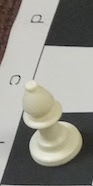
#> input picture ChessPieceClassification/TestingData/ChessCV/bishop/20160531_202821 copy 2.jpg, 93 x 186 px
$ python -i BoardDetection.py   (imports and definitions only)
#> lines starting #> are read from the running program, lines starting #| are printed output that depends on the picture
"""
This class is responsible for detecting the board and segments it into squares.
"""
from Common.Common import *

#convert image to grayscale
def toGray(img):
    gray_img = rgb2gray(img)
    return gray_img

def autoThreshold(grey_image):
    # apply Otsu's automatic thresholding
    highthresh = threshold_otsu(grey_image)*0.5
    lowthresh = highthresh * 0.5

    return lowthresh,highthresh

#canny edge detection
def cannyEdge(img):
    LT ,HT = autoThreshold(img)
    edges = feature.canny(img ,sigma = math.sqrt(2), low_threshold =LT ,high_threshold=HT)
    #edges = feature.canny(img ,sigma = math.sqrt(2), low_threshold = 0.0188*5 ,high_threshold=0.0469*5 )
    return edges


#hough transform to detect lines
def houghTransform(img, lineOrientation):
    #H :hough transform accumulator (hough space)
    #theta: array of angles
    #d: array of distances
    #tested_angles = np.linspace(-np.pi / 2, np.pi / 2, 180, endpoint=False)
    if (lineOrientation == 0):
        tested_angles = np.linspace(0, np.pi / 2, 180, endpoint=False)
    else:
        tested_angles = np.linspace(-np.pi/2, 0, 180, endpoint=False)
    H, theta, d = transform.hough_line(img , theta=tested_angles)
    return H, theta, d

#Extract peaks from hough transform accumulator
def extractPeaks(H, theta, d):
    #parameters:
    #threshold: Minimum intensity of peaks. Default is 0.5 * max(hspace).
    #min_distance (int) :Minimum distance separating lines (maximum filter size for first dimension of hough space)
    #min_angle (int) :Minimum angle separating lines (maximum filter size for second dimension of hough space).
    #num_peaks (int) :Maximum number of peaks. Default is the total number of peaks in hspace.
    threshold = math.ceil(0.005 * np.max(H))
    min_distance =math.ceil(H.shape[0]/70)
    min_angle = 0 #math.ceil(H.shape[1]/70)
    num_peaks = 30
    accums, angles, dists = transform.hough_line_peaks(H, theta, d,
    threshold=threshold, min_distance=min_distance, min_angle=min_angle, num_peaks=num_peaks)
    return accums, angles, dists

#drawing the detected lines on the image
# [72 lines left out: functions drawLines, drawHoughSpace, lineClustering, drawClusters, getLineEquation, not called in this run]

# [20 lines of commented-out code are left out]

def outlierElimination(angles, dists, threshold_factor):
    # get mean angle for all lines
    # if difference between line angle and mean angle is greater than threshold
    # then remove the line
    meanAngle = np.mean(angles)
    #threshold = avg difference between  line angle and mean angle
    threshold = threshold_factor * np.mean(np.abs(angles - meanAngle))
    # print("mean angle", meanAngle)
    # print("threshold", threshold)
    newAngles = []
    newDists = []
    for angle, dist in zip(angles, dists):
        diff = abs(angle - meanAngle)
        #print("diff", diff)
        if diff < threshold:
            newAngles.append(angle)
            newDists.append(dist)
    return newAngles, newDists

# outlier lines elimination
# [57 lines left out: functions outlierElimination2, shiftLines, getLineEndpoints, not called in this run]

def sortLines5(angles,dists,imgShape):
    horizontalLines = []
    verticalLines = []
    # get all lines intersecting with first line
    # if intersection point is in the image then it is a horizontal line
    # else it is a vertical line

    # get a line in the middle of the image
    num_lines = len(angles)
    fisrtlineIndex = int(num_lines/4)
    firstLine = [angles[fisrtlineIndex],dists[fisrtlineIndex]]
    m1,c1 = convertToYMXB(firstLine[0],firstLine[1])
    verticalLines.append(firstLine)
    # get all lines intersecting with first line

    for i in range(0,len(angles)):
        if i == fisrtlineIndex:
            continue
        m2,c2 = convertToYMXB(angles[i],dists[i])
        #calculate intersection point
        if m1 == math.inf:
            x = c1
            y = m2*x + c2
        elif m2 == math.inf:
            x = c2
            y = m1*x + c1
        else:
            x = (c2-c1)/(m1-m2)
            y = m1*x + c1
        # check if intersection point is in the image
        if x > imgShape[1]*0 and x < imgShape[1] and y > imgShape[0]*0 and y < imgShape[0]:
            horizontalLines.append([angles[i],dists[i]])
        else:
            verticalLines.append([angles[i],dists[i]])
    return horizontalLines, verticalLines

def convertToYMXB(angle, dist):
    # convert to y=mx+b
    # m = -(cos(theta)/sin(theta)))
    if math.sin(angle) == 0:
        return math.inf,math.inf
    m = -(math.cos(angle)/math.sin(angle))
    c = dist/math.sin(angle)
    return m,c

def removeRepeatedLines(angles,dists,imgShape):
    # calculate the angle between each line and its nearest line
    # if the angle is less than 10 degrees, then remove the line
    newAngles = []
    newDists = []
    linesNum = len(angles)
    clusters = []
    lines = []
    for i in range(len(angles)):
        lines.append([angles[i],dists[i]])

    for i in range(len(lines)):
        # remove line from lines
        if len(lines) == 0:
            break
        line = lines[0]
        lines.remove(line)
        cluster = []
        cluster.append(line)
        m1,c1 = convertToYMXB(line[0],line[1])
        minAngleAllowed = 0.0174533 * 7 # 1 degree
        for line2 in lines:
            m2,c2 = convertToYMXB(line2[0],line2[1])
            # calculate point of intersection of 2 lines
            if m1 == m2:
                continue
            x = (c2-c1)/(m1-m2)
            y = m1*x + c1
            # check if angle is inside the image
            if x < 0 or x > imgShape[1] or y < 0 or y > imgShape[0]:
                continue
            if 1+m1*m2 == 0:
                angle = math.pi/2
            else:
                angle = float(math.atan((m2-m1)/(1+m1*m2)))
            if abs(angle) < minAngleAllowed:
                #print("angle: " + str(angle) + " minAngleAllowed: " + str(minAngleAllowed))
                cluster.append(line2)
                lines.remove(line2)
        clusters.append(cluster)

    for cluster in clusters:
        newAngles.append(cluster[0][0])
        newDists.append(cluster[0][1])


    print("num of lines removed: " + str(len(angles) - len(newAngles)))
    return newAngles, newDists


# Sort lines
def sortLines(lines, originalImgSize):

    # center: tuple of center row and center column
    center = (originalImgSize[0] / 2, originalImgSize[1] / 2)

    thetas = lines[0, :]
    rhos = lines[1, :]

    linesCount = lines.shape[0]

    verLinesCount = np.sum(np.abs(thetas) < 45)

    if verLinesCount / linesCount > 0.5:
        dist = (-np.sin(np.deg2rad(thetas)) * center[0] + rhos) / np.cos(np.deg2rad(thetas)) - center[1] # vertical lines
    else:
        dist = (-np.cos(np.deg2rad(thetas)) * center[1] + rhos) / np.sin(np.deg2rad(thetas)) - center[0] # horizontal lines

    indexes_dists = sorted(list(enumerate(dist)), key = lambda val: val[1])
    indexes = [index for index, dist in indexes_dists]

    return lines[:, indexes]

def findHoughIntersections(horLines, verLines):
    horLinesCount = horLines.shape[1]
    verLinesCount = verLines.shape[1]

    # Contain all intersection points between the passed lines (horizontal, vertical)
    xIntersections = np.zeros((horLinesCount, verLinesCount))
    yIntersections = np.zeros((horLinesCount, verLinesCount))

    for i in range(horLinesCount):
        rho1 = horLines[1, i]
        theta1 = horLines[0, i]

        horLine = np.array([[np.cos(np.deg2rad(theta1))], [np.sin(np.deg2rad(theta1))], [-rho1]])

        for j in range(verLinesCount):
            rho2 = verLines[1, j]
            theta2 = verLines[0, j]

            verLine = np.array([[np.cos(np.deg2rad(theta2))], [np.sin(np.deg2rad(theta2))], [-rho2]])
            intersection = np.cross(horLine, verLine, axis=0) # get cross product of lines to get the intersection point
            intersection /= intersection[2, 0] # convert from 3D point to 2D point

            xIntersections[i, j] = intersection[0]
            yIntersections[i, j] = intersection[1]
    return (xIntersections, yIntersections)

def createReferenceIntersections(imgSize):
    xPoints = np.array([list(range(9))] * 9) * (imgSize / 8) + 1
    yPoints = np.transpose(xPoints)

    return (xPoints, yPoints)

# [7 lines left out: function transfrom, not called in this run]

def geoTransformation(xRef, yRef, xIntersections, yIntersections):
    cornersRef = np.array([
        [xRef[0, 0], yRef[0, 0]],
        [xRef[0, -1], yRef[0, -1]],
        [xRef[-1, -1], yRef[-1, -1]],
        [xRef[-1, 0], yRef[-1, 0]]
    ])


    minDist = 10
    bestMatchesCount = 0
    bestAverageError = 1e10
    bestCorners = None


    horLinesCount = xIntersections.shape[0]
    verLinesCount = xIntersections.shape[1]

    roundedHor = round(horLinesCount * 0.6)
    roundedVer = round(verLinesCount * 0.6)

    for i1 in range(min(roundedHor, horLinesCount)):
        for i2 in range(horLinesCount - 1, max(horLinesCount - roundedHor, i1 + 8) - 1, -1):
            for j1 in range(min(roundedVer, verLinesCount)):
                for j2 in range(verLinesCount - 1, max(verLinesCount - roundedVer, j1 + 8) - 1, -1):

                    if i1 == i2 or j1 == j2: continue


                    corners = np.array([
                        [xIntersections[i1, j1], yIntersections[i1, j1]],
                        [xIntersections[i1, j2], yIntersections[i1, j2]],
                        [xIntersections[i2, j2], yIntersections[i2, j2]],
                        [xIntersections[i2, j1], yIntersections[i2, j1]]
                    ])

                    dist1 = corners[1] - corners[0]
                    dist2 = corners[2] - corners[0]
                    if dist1[0] * dist2[1] - dist1[1] * dist2[0] < 0:
                        corners[1], corners[3] = corners[3].copy(), corners[1].copy()

                    cornersMag = corners[:, 0] ** 2 + corners[:, 1] ** 2
                    index = [index for index, corner in enumerate(cornersMag) if corner == min(cornersMag)][0]
                    corners = np.roll(corners, -index, axis = 0)

                    transformation = transform.ProjectiveTransform()
                    transformation.estimate(corners, cornersRef)

                    xIntersectionsFlattened = xIntersections.flatten(order = 'F')
                    yIntersectionsFlattened = yIntersections.flatten(order = 'F')
                    xRefFlattened = xRef.flatten(order = 'F')
                    yRefFlattened = yRef.flatten(order = 'F')

                    xIntersectionsFlattened.resize((len(xIntersectionsFlattened), 1))
                    yIntersectionsFlattened.resize((len(yIntersectionsFlattened), 1))

                    xRefFlattened.resize((len(xRefFlattened), 1))
                    yRefFlattened.resize((len(yRefFlattened), 1))

                    intersections = transfrom(transformation.params.transpose(), xIntersectionsFlattened, yIntersectionsFlattened)
                    intersectionsRef = (xRefFlattened, yRefFlattened)

                    intersections = np.array(list(zip(intersections[0].flatten(), intersections[1].flatten())))
                    intersectionsRef = np.array(list(zip(intersectionsRef[0].flatten(), intersectionsRef[1].flatten())))

                    points = 1e6 * np.ones((intersectionsRef.shape[0], 1))
                    for i in range(intersectionsRef.shape[0]):
                        x = intersectionsRef[i, 0]
                        y = intersectionsRef[i, 1]
                        d = np.sqrt((x - intersections[:, 0]) ** 2 + (y - intersections[:, 1]) ** 2)
                        points[i] = np.min(d)

                    matchesCount = np.sum(points < minDist)
                    averageError = np.mean(points[points < minDist])

                    if matchesCount < bestMatchesCount: continue
                    if matchesCount == bestMatchesCount and averageError > bestAverageError: continue

                    bestAverageError = averageError
                    bestMatchesCount = matchesCount
                    bestCorners = corners

    return bestCorners, bestAverageError, bestMatchesCount

def calcIntersections(corners):
    dist1 = corners[1] - corners[0]
    dist2 = corners[2] - corners[0]

    if dist1[0] * dist2[1] - dist1[1] * dist2[0] < 0:
        corners[1], corners[3] = corners[3].copy(), corners[1].copy()


    correctedCorners = corners
    correctedCorners = correctedCorners[:, 0] ** 2 + correctedCorners[:, 1] ** 2
    indecies = [index for index, corner in enumerate(correctedCorners) if corner == min(correctedCorners)]
    index = indecies[0]
    correctedCorners = np.roll(corners, -index, axis=0)

    xIntersectionsRef = np.array([list(range(9))] * 9) * 1 + 1
    yIntersectionsRef = np.transpose(xIntersectionsRef)

    cornersRef = np.array([
        [1, 1],
        [9, 1],
        [9, 9],
        [1, 9]
    ])


    transformation = transform.ProjectiveTransform()
    transformation.estimate(cornersRef, correctedCorners)

    xIntersectionsRefFlattened = xIntersectionsRef.flatten(order='F')
    yIntersectionsRefFlattened = yIntersectionsRef.flatten(order='F')

    intersections = np.array(list(zip(xIntersectionsRefFlattened, yIntersectionsRefFlattened, np.ones((len(yIntersectionsRefFlattened), 1)))), dtype = 'object')

    transformed = np.matmul(transformation.params, intersections.transpose())
    intersections = np.zeros((2, len(yIntersectionsRefFlattened)))
    intersections[0, :] = transformed[0, :] / transformed[2, :]
    intersections[1, :] = transformed[1, :] / transformed[2, :]

    return intersections

# [11 lines left out: functions writeCorners, writeIntersections, not called in this run]

def detectBoard(img, plot=False):
    """
    This function is responsible for detecting the board.
    :return: The detected board.
    """
    imgSize = img.shape

    processing_img = img
    copy_img = processing_img.copy()
    gray_img = toGray(processing_img)

    edges = cannyEdge(gray_img)

    H, theta, d = transform.hough_line(edges)
    H1, theta1, d1 = houghTransform(edges,1) #1 for vertical lines
    H2, theta2, d2 = houghTransform(edges,0) #0 for horizontal lines

    accums1, angles1, dists1 = extractPeaks(H1, theta1, d1)
    accums2,angles2, dists2 = extractPeaks(H2,theta2,d2)

    #combine accums , angles and dists
    accums = np.concatenate((accums1,accums2))
    angles = np.concatenate((angles1,angles2))
    dists = np.concatenate((dists1,dists2))

    #drawLines(copy_img, accums, angles, dists)
    if plot:
        drawHoughSpace(H,theta,d,accums, angles, dists)

    # REMOVE REPEATED LINES
    angles, dists = removeRepeatedLines(angles, dists,processing_img.shape)
    temp_angles = []
    while len(angles) != len(temp_angles):
        temp_angles = angles
        angles, dists = removeRepeatedLines(angles, dists,processing_img.shape)
    if plot:
        drawLines(copy_img, accums, angles, dists)
        drawHoughSpace(H,theta,d,accums, angles, dists)

    # SORT LINES INTO HORIZONTAL AND VERTICAL

    sortedHorizontalLines, sortedVerticalLines = sortLines5(angles, dists,processing_img.shape)
    if plot:
        drawClusters(H,theta,d,sortedHorizontalLines,sortedVerticalLines)
    angles_H = np.array(sortedHorizontalLines)[:,0]
    dists_H = np.array(sortedHorizontalLines)[:,1]
    #drawLines(copy_img, accums, angles_H, dists_H)
    angles_V = np.array(sortedVerticalLines)[:,0]
    dists_V = np.array(sortedVerticalLines)[:,1]
    #drawLines(copy_img, accums, angles_V, dists_V)

    # REMOVE OUTLIERS
    angles_H, dists_H = outlierElimination(angles_H,dists_H,2.5)
    if plot:
        drawLines(copy_img, accums, angles_H, dists_H)

    angles_V, dists_V = outlierElimination(angles_V, dists_V,2.5)
    if plot:
        drawLines(copy_img, accums, angles_V, dists_V)

    ########

    lines_H = np.array([np.rad2deg(angles_H), dists_H])
    lines_V = np.array([np.rad2deg(angles_V), dists_V])

    referenceImgSize = 319

    lines_H = sortLines(lines_H, imgSize)
    lines_V = sortLines(lines_V, imgSize)

    # [12 lines of commented-out code are left out]

    xIntersections, yIntersections = findHoughIntersections(lines_H, lines_V)
    xIntersectionsRef, yIntersectionsRef = createReferenceIntersections(referenceImgSize)
    corners, err, matches = geoTransformation(xIntersectionsRef, yIntersectionsRef, xIntersections, yIntersections)
    intersections = calcIntersections(corners)

    # writeCorners(corners, f'{directory}/corners.csv')
    # writeIntersections(intersections, f'{directory}/intersections.csv')

    return corners, intersections

>>> import cv2
>>> picture = cv2.cvtColor(cv2.imread('../ChessPieceClassification/TestingData/ChessCV/bishop/20160531_202821 copy 2.jpg'), cv2.COLOR_BGR2RGB)
>>> result = detectBoard(picture)
#> in toGray, `gray_img = rgb2gray(img)`:
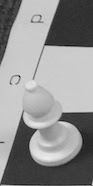
#> gray_img: shape (186, 93) float64; min 0.00281, max 0.936, mean 0.565
#> in autoThreshold, `highthresh = threshold_otsu(grey_image)*0.5`: highthresh = 0.247
#> in autoThreshold, `lowthresh = highthresh * 0.5`: lowthresh = 0.123
#> in cannyEdge, `LT ,HT = autoThreshold(img)`: HT = 0.247
#> in cannyEdge, `edges = feature.canny(img ,sigma = math.sqrt(2), low_threshold =LT ,hi..`:
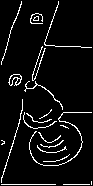
#> edges: shape (186, 93) bool; 6.2% white in thin lines or dots
#> in detectBoard, `H, theta, d = transform.hough_line(edges)`:
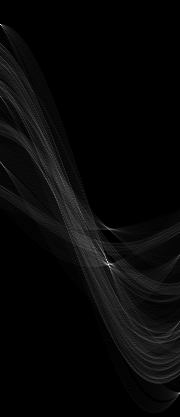
#> H: shape (417, 180) uint64; min 0, max 83, mean 2.6; drawn with min black and max white
#> in detectBoard, `H, theta, d = transform.hough_line(edges)`: theta = 180 values from -1.57 to 1.55; d = 417 values from -208 to 208
#> in houghTransform, `H, theta, d = transform.hough_line(img , theta=tested_angles)`:
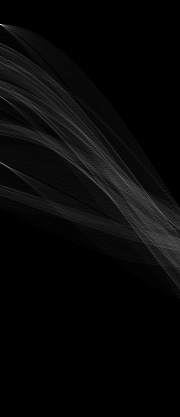
#> H: shape (417, 180) uint64; min 0, max 83, mean 2.6; drawn with min black and max white
#> in houghTransform, `H, theta, d = transform.hough_line(img , theta=tested_angles)`: theta = 180 values from -1.57 to -0.00873; d = 417 values from -208 to 208
#> in detectBoard, `H1, theta1, d1 = houghTransform(edges,1)`: theta1 = 180 values from -1.57 to -0.00873; d1 = 417 values from -208 to 208
#> call 2 of houghTransform, with lineOrientation = 0
#> in houghTransform (call 2), `H, theta, d = transform.hough_line(img , theta=tested_angles)`:
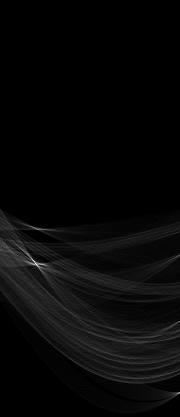
#> H: shape (417, 180) uint64; min 0, max 83, mean 2.6; drawn with min black and max white
#> in houghTransform (call 2), `H, theta, d = transform.hough_line(img , theta=tested_angles)`: theta = 180 values from 0 to 1.56
#> in detectBoard, `H2, theta2, d2 = houghTransform(edges,0)`: d2 = 417 values from -208 to 208
#> in extractPeaks, `threshold = math.ceil(0.005 * np.max(H))`: threshold = 1
#> in extractPeaks, `accums, angles, dists = transform.hough_line_peaks(H, theta, d, thresh..`: accums = 30 values, max 33 at index 0, min 23 at index 20, mean 24.9; angles = 30 values, max -0.00873 at index 19, min -1.52 at index 0, mean -0.336; dists = 30 values, max 42 at index 19, min -108 at index 21, mean 2.77
#> in detectBoard, `accums1, angles1, dists1 = extractPeaks(H1, theta1, d1)`: accums1 has the same summary as accums in extractPeaks; angles1 has the same summary as angles in extractPeaks; dists1 has the same summary as dists in extractPeaks
#> in detectBoard, `accums2,angles2, dists2 = extractPeaks(H2,theta2,d2)`: accums2 = 30 values, max 83 at index 0, min 20 at index 23, mean 27.9; angles2 = 30 values, max 1.56 at index 20, min 0.0175 at index 10, mean 0.52; dists2 = 30 values, max 185 at index 6, min 20 at index 23, mean 73.87
#> in detectBoard, `accums = np.concatenate((accums1,accums2))`: accums = 60 values, max 83 at index 30, min 20 at index 53, mean 26.4
#> in detectBoard, `angles = np.concatenate((angles1,angles2))`: angles = 60 values, max 1.56 at index 50, min -1.52 at index 0, mean 0.0921
#> in detectBoard, `dists = np.concatenate((dists1,dists2))`: dists = 60 values, max 185 at index 36, min -108 at index 21, mean 38.32
#> in removeRepeatedLines, `linesNum = len(angles)`: linesNum = 60
#> the loop in removeRepeatedLines, `for i in range(len(angles)):` made 60 passes
#> after the loop in removeRepeatedLines, `for i in range(len(angles)):`: lines = 60 pairs, first value -1.52 to 1.56, second value -108 to 185
#> the loop in removeRepeatedLines, `for i in range(len(lines)):` made 31 passes
#> (line, m1, c1) on passes 1 to 7: ([-1.52, -43], 0.0524, 43.06), ([-0.454, -24], 2.05, 54.75), ([-0.148, 7], 6.69, -47.36), ([-0.846, -75], 0.885, 100.1), ([-0.0873, 28], 11.43, -321.3), ([-0.0436, 37], 22.9, -848.2), ([-0.209, 32], 4.7, -153.9)
#> the loop in removeRepeatedLines, `for cluster in clusters:` made 30 passes
#> cluster on passes 1, 2, 3, 4, 7, 8, 9, 10: [[-1.52, -43]], [[-0.454, -24], [-0.384, -20], [-0.532, -34]], [[-0.148, 7], [-0.192, 1], [-0.227, -4], [-0.105, 12]], [[-0.846, -75], [-0.785, -68]], [[-0.209, 32], [-0.0873, 40], [-0.314, 14]], [[-0.14, 39], [-0.0262, 41], [-0.192, 32]], [[-0.393, 1]], [[-0.105, 28], [-0.201, 27], [0.0175, 42]]
#| num of lines removed: 30
#> the loop in detectBoard, `while len(angles) != len(temp_angles):` made 2 passes
#| num of lines removed: 4
#| num of lines removed: 0
#> the loop in sortLines5, `for i in range(0,len(angles)):` made 26 passes
#> the loop in outlierElimination, `for angle, dist in zip(angles, dists):` made 19 passes
#> (angle, dist) on passes 1 to 8: (-1.52, -43), (-0.846, -75), (-0.0436, 37), (-0.393, 1), (-1.38, -108), (-0.602, -30), (0.314, 56), (0.096, 43)
#> the loop in outlierElimination (call 2), `for angle, dist in zip(angles, dists):` made 7 passes
#> (angle, dist) on passes 1 to 7: (-0.209, 32), (-0.454, -24), (-0.148, 7), (-0.0873, 28), (-0.314, -5), (-0.297, -10), (0.105, 20)
#> (the run stopped early here; a loop or call above may not have finished)
